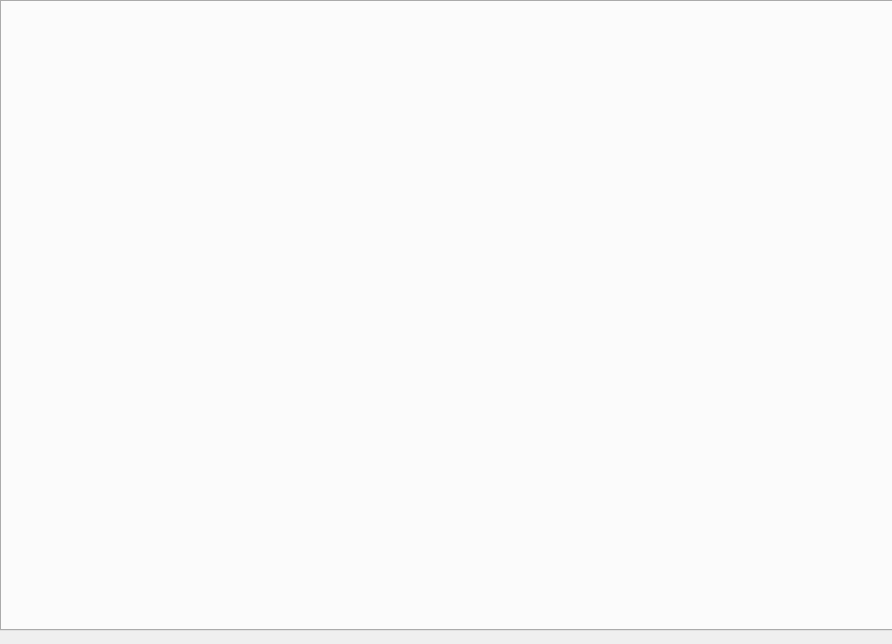
<?xml version="1.0" encoding="UTF-8"?>
<ui version="4.0">
 <class>MainWindow</class>
 <widget class="QMainWindow" name="MainWindow">
  <property name="geometry">
   <rect>
    <x>0</x>
    <y>0</y>
    <width>892</width>
    <height>644</height>
   </rect>
  </property>
  <property name="windowTitle">
   <string>MainWindow</string>
  </property>
  <widget class="QWidget" name="centralWidget">
   <widget class="QTabWidget" name="tabWidget">
    <property name="geometry">
     <rect>
      <x>0</x>
      <y>0</y>
      <width>911</width>
      <height>631</height>
     </rect>
    </property>
    <property name="currentIndex">
     <number>-1</number>
    </property>
   </widget>
  </widget>
 </widget>
 <layoutdefault spacing="6" margin="11"/>
 <resources/>
 <connections/>
</ui>
